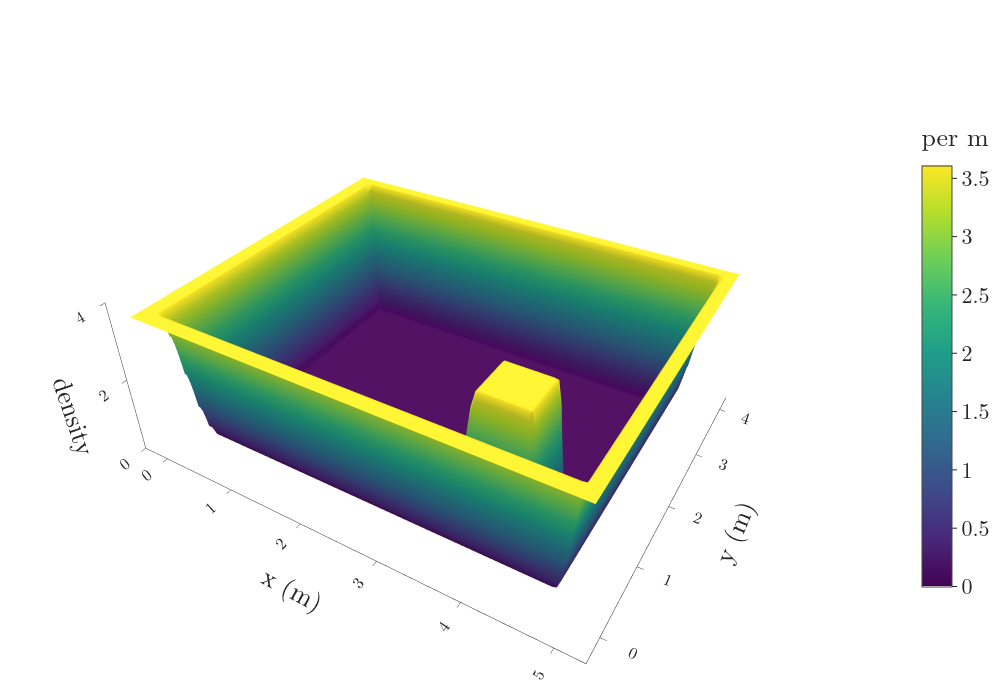

Generate this figure with Python:
"""The likelihood field of the room as a 3D surface: height = density of a beam endpoint at that spot (per m).
Ridges stand along the walls and around the box; the flat floor (0.02) lies everywhere far from obstacles.
Seen tilted from above, with the same colour scale as the flat map that follows. Run -> field_surface.png"""
from pathlib import Path

import numpy as np
import plotly.graph_objects as go
from fieldmodel import distance_grid, field, make_map
from gifkit import FONT

here = Path(__file__).parent
occ, xs, ys = make_map()
F = field(distance_grid(occ))
k = 5                                                        # draw every 5th cell (5 cm) to keep the file small
fig = go.Figure(go.Surface(x=xs[::k], y=ys[::k], z=F[::k, ::k], colorscale="Viridis", cmin=0, cmax=3.61,
                           colorbar=dict(title="per m", len=0.7)))
fig.update_layout(template="simple_white", width=1000, height=700, font=FONT, margin=dict(l=0, r=0, t=10, b=0),
                  scene=dict(zaxis=dict(title="density", range=[0, 4], dtick=2, tickfont=dict(size=14)),
                             xaxis=dict(title="x (m)", tickfont=dict(size=14)), yaxis=dict(title="y (m)", tickfont=dict(size=14)),
                             aspectratio=dict(x=1.25, y=1, z=0.45),
                             camera=dict(eye=dict(x=0.9, y=-1.5, z=1.25))))
fig.write_image(here / "field_surface.png")
